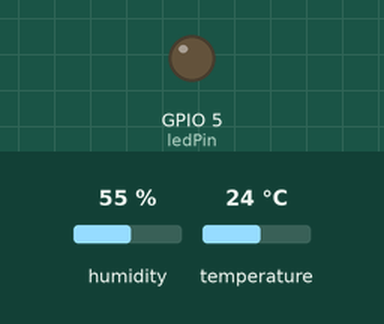
Recording of a sketch running on a simulated ESP8266 (NodeMCU). On the bench: output pins drawn as LEDs (lit = HIGH). The test bench sets the inputs (shaded band); at power-on: temperature 24 °C, humidity 55 %. WiFi joins after 1.5 s; servers stay silent unless stated; no MQTT or app messages arrive unless stated; what the sketch prints to the serial monitor is not drawn.

Above: at 2.7 s.
2.8 s: temperature set to 30.5 °C
9.5 s: temperature set to 31.6 °C
At 12.3 s:
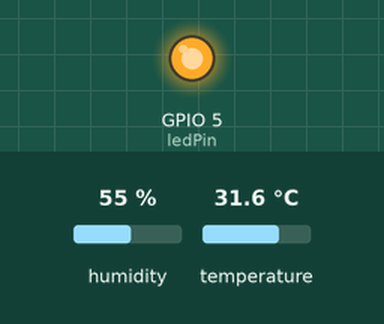
Timing chart, 0 to 13.8 s (numbered marks = the images above; inputs shaded):
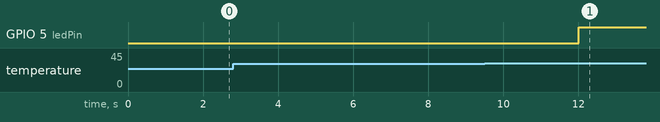

Measured:
- the behaviour switches between 31 and 31.1 °C on temperature (found by bisection; images 0 and 1)
- after the input at 2.8 s, every drawn part: stays the same
- after the input at 9.5 s, GPIO 5 (ledPin): LOW → HIGH after 2.5 s

The sketch:

tugas6_7.ino
```cpp
#include <ESP8266WiFi.h>
#include <PubSubClient.h>
#include <ArduinoJson.h>
#include <DHT.h>

// Kredensial Jaringan Wi-Fi
const char* ssid     = "Haya";
const char* password = "1111111q";

// Konfigurasi Broker MQTT Publik
const char* mqttServer = "broker.hivemq.com";
const int mqttPort     = 1883;
const char* clientId   = "ESP8266_LabIoT_NIM104_Full";

// Pembagian Topik Mandiri
const char* topicPublish   = "kampus/labiot/nim_104/telemetri";
const char* topicSubscribe = "kampus/labiot/nim_104/kendali";
const char* topicAlert     = "kampus/labiot/nim_104/alert";
const char* topicStatus    = "kampus/labiot/nim_104/status";

// Ambang Batas Suhu Kritis (Edge Safety Engine)
const float TEMP_THRESHOLD = 31.0;

//  State Latch agar Alert tidak membanjiri broker +++
bool isOverheatAlertActive = false;

// Alokasi Pin Perangkat Keras
const byte dhtPin = 2; // Pin D4 (GPIO 2)
const byte ledPin = 5; // Pin D1 (GPIO 5)
#define DHTTYPE DHT22

DHT dht(dhtPin, DHTTYPE);
WiFiClient espClient;
PubSubClient client(espClient);

unsigned long lastTelemetryTime = 0;
const unsigned long telemetryInterval = 4000; // Siklus kirim 4 detik

void callback(char* topic, byte* payload, unsigned int length) {
  char incomingBuffer[length + 1];
  memcpy(incomingBuffer, payload, length);
  incomingBuffer[length] = '\0';

  Serial.println("----------------------------------------");
  Serial.printf("[KONTROL DITERIMA] Topik: %s | Payload: %s\n", topic, incomingBuffer);

  StaticJsonDocument<256> doc;
  DeserializationError err = deserializeJson(doc, incomingBuffer);
  if (err) {
    Serial.println("Gagal membedah payload JSON!");
    return;
  }

  // Menerima parameter "led" maupun "status_led"
  int val = -1;
  if (doc.containsKey("led")) {
    val = doc["led"];
  } else if (doc.containsKey("status_led")) {
    val = doc["status_led"];
  }

  if (val == 1 || val == 0) {
    digitalWrite(ledPin, val == 1 ? HIGH : LOW);
    Serial.printf("--> [INDIKATOR] Status LED diubah: %s\n", val == 1 ? "MENYALA" : "PADAM");
  }
  Serial.println("----------------------------------------");
}

void reconnect() {
  while (!client.connected()) {
    Serial.print("Menghubungkan kembali ke Broker...");

    // Payload Last Will and Testament (LWT) +++
    const char* lwtPayload = "{\"status\":\"OFFLINE\",\"keterangan\":\"Perangkat Terputus Tak Terduga\"}";

    // Connect dengan 7 parameter: ClientID, User, Pass, WillTopic, WillQoS(1), WillRetain(true), WillMessage
    if (client.connect(clientId, NULL, NULL, topicStatus, 1, true, lwtPayload)) {
      Serial.println(" Sukses Terhubung!");

      // Publikasi pesan ONLINE (Retain: true) saat berhasil terhubung +++
      const char* onlinePayload = "{\"status\":\"ONLINE\",\"keterangan\":\"Perangkat Beroperasi Normal\"}";
      client.publish(topicStatus, onlinePayload, true);
      Serial.printf("[STATUS LWT] Status ONLINE dikirim ke: %s\n", topicStatus);

      client.subscribe(topicSubscribe);
      Serial.printf("Subskripsi Topik: %s\n", topicSubscribe);
    } else {
      Serial.printf("Gagal (rc=%d). Coba lagi dalam 4 detik...\n", client.state());
      delay(4000);
    }
  }
}

void setup() {
  Serial.begin(115200);
  pinMode(ledPin, OUTPUT);
  digitalWrite(ledPin, LOW);

  dht.begin();

  WiFi.mode(WIFI_STA);
  WiFi.begin(ssid, password);
  Serial.print("Menghubungkan Wi-Fi");
  while (WiFi.status() != WL_CONNECTED) {
    delay(500);
    Serial.print(".");
  }
  Serial.println("\nWi-Fi Terkoneksi!");
  Serial.print("IP Address: ");
  Serial.println(WiFi.localIP());

  client.setServer(mqttServer, mqttPort);
  client.setCallback(callback);
}

void loop() {
  if (!client.connected()) {
    reconnect();
  }
  client.loop(); // Memelihara sesi TCP dan memproses callback masuk

  unsigned long now = millis();
  if (now - lastTelemetryTime >= telemetryInterval) {
    lastTelemetryTime = now;

    float t = dht.readTemperature();
    float h = dht.readHumidity();

    if (!isnan(t) && !isnan(h)) {

      // LOGIKA CLOSED-LOOP SAFETY & DEDICATED ALERT TOPIC +++
      if (t > TEMP_THRESHOLD) {
        // Otomatis nyalakan LED saat bahaya overheat
        digitalWrite(ledPin, HIGH);

        // Kirim alert hanya saat pertama kali bahaya terdeteksi (State Latching)
        if (!isOverheatAlertActive) {
          isOverheatAlertActive = true;

          StaticJsonDocument<256> docAlert;
          docAlert["status"]     = "BAHAYA";
          docAlert["parameter"]  = "OVERHEAT";
          docAlert["nilai_suhu"] = serialized(String(t, 1));

          char alertBuffer[256];
          serializeJson(docAlert, alertBuffer);
          client.publish(topicAlert, alertBuffer);
          Serial.printf("\n[ALERT BAHAYA TERKIRIM] %s\n\n", alertBuffer);
        }
      } else {
        // Reset latch jika suhu kembali normal
        isOverheatAlertActive = false;
      }

      // TELEMETRI RUTIN DENGAN KONDISI SUHU +++
      StaticJsonDocument<256> docOut;
      docOut["node_id"]      = clientId;
      docOut["suhu"]         = serialized(String(t, 2));
      docOut["kelembapan"]   = serialized(String(h, 2));

      // Penambahan field "kondisi_suhu"
      docOut["kondisi_suhu"] = (t > TEMP_THRESHOLD) ? "PANAS" : "NORMAL";

      docOut["status_led"]   = digitalRead(ledPin);

      char buffer[256];
      serializeJson(docOut, buffer);

      bool success = client.publish(topicPublish, buffer);
      if (success) {
        Serial.printf("[TELEMETRI TERKIRIM] %s\n", buffer);
      } else {
        Serial.println("[ERROR] Gagal memublikasikan telemetri!");
      }
    }
  }
}
```
